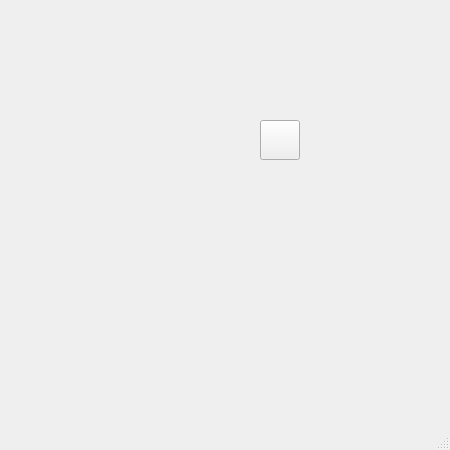
<?xml version="1.0" encoding="UTF-8"?>
<ui version="4.0">
 <class>MainWindow</class>
 <widget class="QMainWindow" name="MainWindow">
  <property name="geometry">
   <rect>
    <x>0</x>
    <y>0</y>
    <width>450</width>
    <height>450</height>
   </rect>
  </property>
  <property name="windowTitle">
   <string>MainWindow</string>
  </property>
  <widget class="QWidget" name="centralwidget">
   <widget class="QPushButton" name="pb">
    <property name="geometry">
     <rect>
      <x>260</x>
      <y>120</y>
      <width>40</width>
      <height>40</height>
     </rect>
    </property>
    <property name="text">
     <string/>
    </property>
    <property name="icon">
     <iconset>
      <normaloff>0.png</normaloff>0.png</iconset>
    </property>
    <property name="iconSize">
     <size>
      <width>40</width>
      <height>40</height>
     </size>
    </property>
   </widget>
   <widget class="QLabel" name="lbl">
    <property name="geometry">
     <rect>
      <x>70</x>
      <y>120</y>
      <width>40</width>
      <height>40</height>
     </rect>
    </property>
    <property name="text">
     <string/>
    </property>
    <property name="pixmap">
     <pixmap>0.png</pixmap>
    </property>
   </widget>
  </widget>
  <widget class="QMenuBar" name="menubar">
   <property name="geometry">
    <rect>
     <x>0</x>
     <y>0</y>
     <width>450</width>
     <height>26</height>
    </rect>
   </property>
  </widget>
  <widget class="QStatusBar" name="statusbar"/>
 </widget>
 <resources/>
 <connections/>
</ui>
